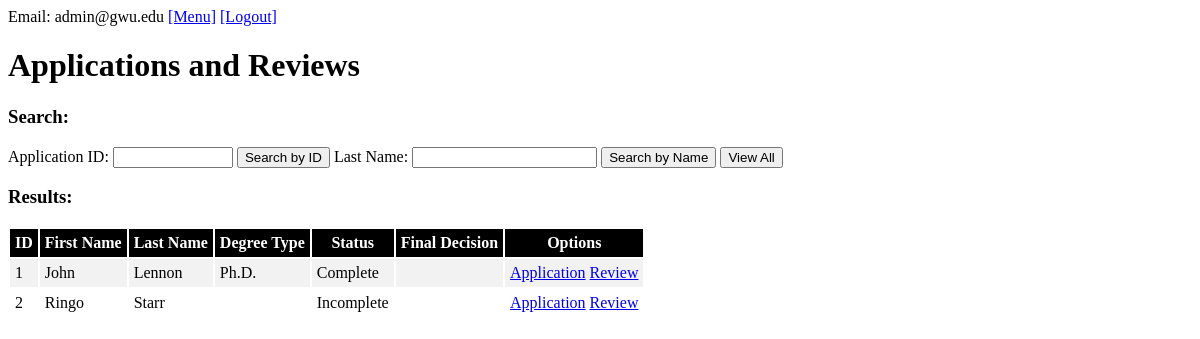
The app's page /public_html/view-all.php (signed in) with its own data.
### tables this page shows
CREATE TABLE application 
  ( 
     id               INT NOT NULL PRIMARY KEY AUTO_INCREMENT, 
     email            VARCHAR(254) NOT NULL, 
     reviewerusername VARCHAR(254), 
     status           VARCHAR(20) NOT NULL, 
     finaldecision    INT NOT NULL, 
     semester         VARCHAR(10), 
     year             YEAR 
  );

CREATE TABLE personalinfo 
  ( 
     firstname         VARCHAR(30), 
     lastname          VARCHAR(30), 
     dob               DATE, 
     address           VARCHAR (100), 
     ssn               VARCHAR (11),
     applicationid     INT NOT NULL PRIMARY KEY, 
     FOREIGN KEY (applicationid) REFERENCES application(id) 
  );

CREATE TABLE academicinfo 
  ( 
     degreeapplyingfor VARCHAR(30), 
     gretotal          INT CHECK (GREtotal >= 0 AND GREtotal <= 340), 
     greverbal         INT CHECK (GREverbal >= 130 AND GREverbal <= 170), 
     greanalytical     DECIMAL(2,1) CHECK (GREanalytical >= 0 AND GREanalytical <= 6), 
     grequantitive     INT CHECK (GREquantitive >= 130 AND GREquantitive <= 170), 
     gredate           DATE, 
     greadvscore       INT CHECK (GREadvScore >= 0 AND GREadvScore <= 1000), 
     gresubj           VARCHAR(30), 
     greadvdate        DATE, 
     toeflscore        INT, 
     toefldate         DATE, 
     bachgpa           VARCHAR(4), 
     bachmajor         VARCHAR(30), 
     bachyear          YEAR, 
     bachuni           VARCHAR(30), 
     masgpa            VARCHAR(4), 
     masmajor          VARCHAR(30), 
     masyear           YEAR, 
     masuni            VARCHAR(30), 
     areaofint         VARCHAR(300), 
     experience        VARCHAR(300), 
     applicationid     INT NOT NULL PRIMARY KEY, 
     FOREIGN KEY (applicationid) REFERENCES application(id) 
  );

### public_html/view-all.php (the view, shortened to what this page needs)
<html lang="en-US">
<head>
	<link rel="stylesheet" href="style.css">
</head>
<body>
<?php
include 'header.php';
?>
<h1>Applications and Reviews</h1>
<form method="POST" id="search">
	<h3>Search:</h3>
    Application ID: <input type="number" min=1 max=2147483647 name="id">
    <input type="submit" name="idsubmit" value="Search by ID">
    Last Name: <input type="text" max=30 name="lastname">
    <input type="submit" name="namesubmit" value="Search by Name">
    <input type="submit" name="viewall" value="View All">
</form>
<h3>Results:</h3>
<?php
if (!isset($_POST['viewall']) && isset($_POST['idsubmit']) && $_POST['id'] > 0) {
    $id = $_POST['id'];
    $query = "SELECT *
    FROM application, academicinfo, personalinfo
    WHERE application.id = academicinfo.applicationid AND  application.id = personalinfo.applicationid AND id = " . $id;
    $result = mysqli_query($connection, $query);
} else if (!isset($_POST['viewall']) && isset($_POST['namesubmit']) && isset($_POST['lastname'])) {
	$name = $_POST['lastname'];
    $query = "SELECT *
    FROM application, academicinfo, personalinfo
    WHERE application.id = academicinfo.applicationid AND application.id = personalinfo.applicationid AND lastname LIKE '%$name%'";
    $result = mysqli_query($connection, $query);
} else {
	$query  = "SELECT *
	FROM application, academicinfo, personalinfo
	WHERE application.id = academicinfo.applicationid AND application.id = personalinfo.applicationid";
}
$result = mysqli_query($connection, $query);
if (mysqli_num_rows($result) > 0) {
	echo "<table>
		<tr>
		<th>ID</th>
		<th>First Name</th>
		<th>Last Name</th>
		<th>Degree Type</th>
		<th>Status</th>
		<th>Final Decision</th>
		<th>Options</th>
		</tr>";
    while ($row = mysqli_fetch_assoc($result)) {
		$decision = "";
		echo "<tr>";
		echo "<td>{$row["id"]}</td>";
		echo "<td>{$row["firstname"]}</td>";
		echo "<td>{$row["lastname"]}</td>";
		echo "<td>{$row["degreeapplyingfor"]}</td>";
		echo "<td>{$row["status"]}</td>";
		echo "<td>$decision</td>";
        echo "<td><a href=\"view-application.php?viewapplication=" . $row['id'] . "\">Application</a> ";
        echo "<a href=\"view-review.php?view=" . $row['id'] . "\">Review</a></td>";
        echo "</tr>";
    }
	echo "</table>";
} else {
    echo "No data";
}
?>
</body>
</html>

### public_html/style.css (style rules this page uses)
body { font-family: verdana; }
th, td { padding: 5px; }
th { background-color: black; color: white; }
tr:nth-child(even) { background-color: #f2f2f2; }

### records on screen
application: id "1", personalinfo.firstname "John", personalinfo.lastname "Lennon", academicinfo.degreeapplyingfor "Ph.D.", status "Complete"
application: id "2", personalinfo.firstname "Ringo", personalinfo.lastname "Starr", status "Incomplete"

### other values on screen
$_SESSION["email"] "admin@gwu.edu"
